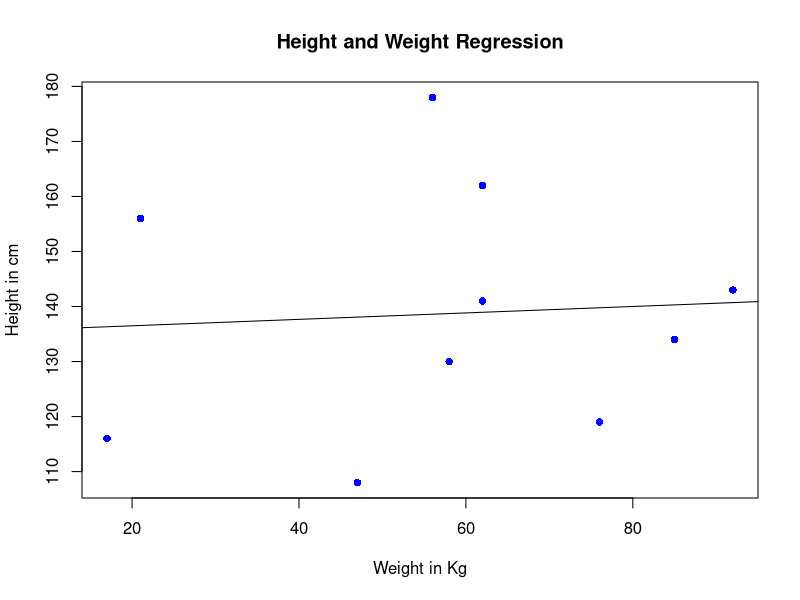

Generate this figure with R:
#Creating input vector for lm() function  
x <- c(141, 134, 178, 156, 108, 116, 119, 143, 162, 130)  
y <- c(62, 85, 56, 21, 47, 17, 76, 92, 62, 58)  
relationship_model<- lm(y~x)  

# Plotting the chart.  
plot(y,x,col = "blue",main = "Height and Weight Regression",abline(lm(x~y)),
     cex = 1,pch = 16,xlab = "Weight in Kg",ylab = "Height in cm")